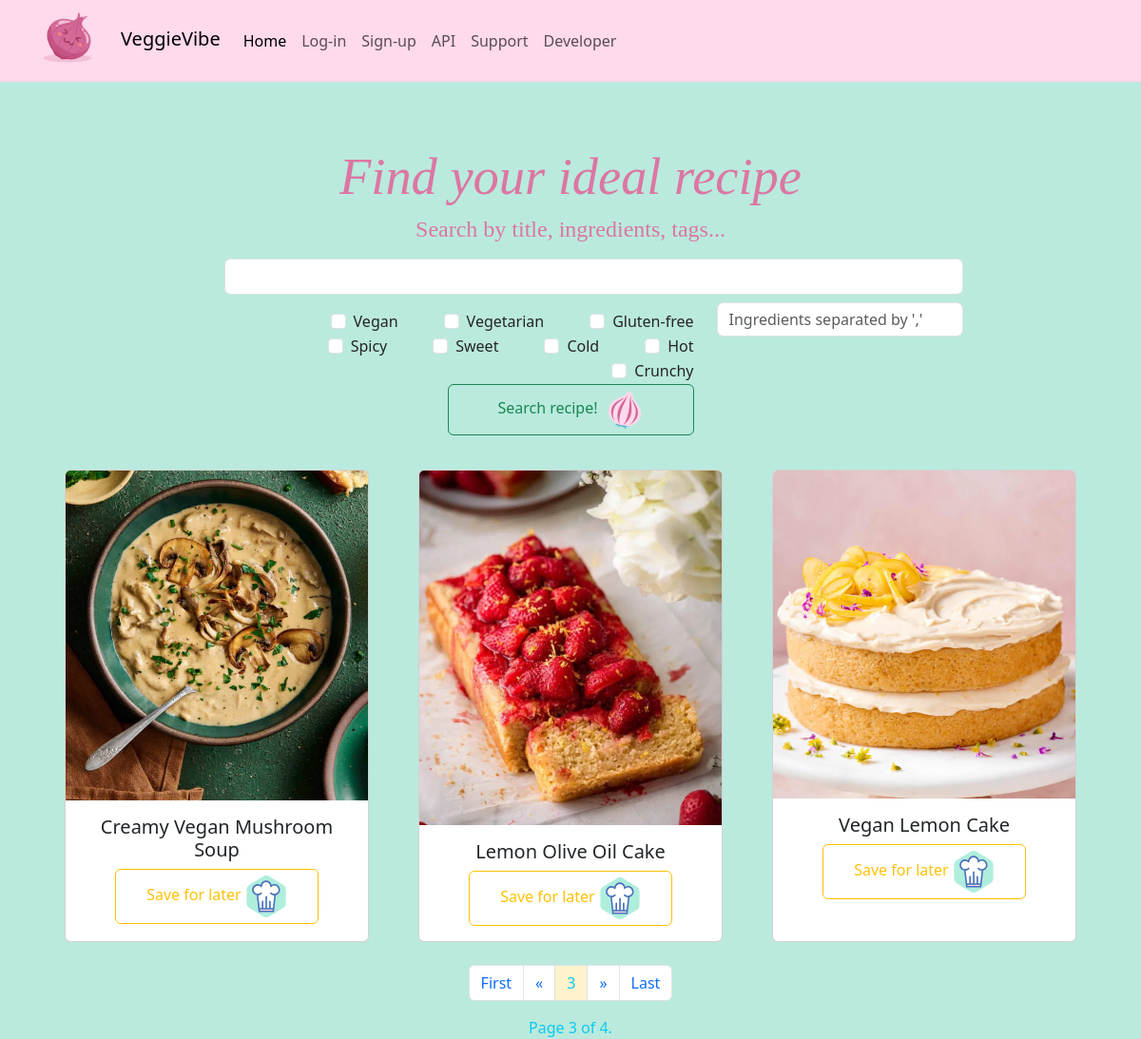
Screenshot of /?&page=3 with the database file from the repository.
### recipes/models.py (models this page shows, shortened)
class Tag(models.Model):
    name = models.CharField(max_length=50)

class Recipe(models.Model):
    title = models.CharField(max_length=100)
    description = models.TextField()
    ingredients = models.TextField()
    steps = models.TextField()
    tags = models.ManyToManyField('Tag', related_name='recipes', blank=True)
    image = models.ImageField(upload_to='recipes/static/recipes/images',default='recipes/static/recipes/images/general/onion_sad.jfif', blank=True)
    creator = models.ForeignKey(get_user_model(), on_delete=models.CASCADE, related_name='created_recipes')
    created_at = models.DateTimeField(auto_now_add=True)

### recipes/views.py (the view)
# urls.py: path("", views.RecipeListView.as_view(), name="recipe_list"),
class RecipeListView(generic.ListView):
    model = Recipe
    paginate_by = 3
    context_object_name = "recipes"  # your own name for the list as a template variable, default is object_list and you can use both
    def get_context_data(self, **kwargs):
        context = super().get_context_data(**kwargs)
        context["tags"] = Tag.objects.all()
        context["tags_selected"] = self.request.GET.getlist("tag", "")
        query = self.request.GET.copy()
        query.pop('page', None)
        context["url_params"] = query.urlencode() + "&"
        return context
    def get_queryset(self):
        queryset = super().get_queryset()
        search_term = self.request.GET.get("title", "")
        if search_term:
            queryset = queryset.filter(title__icontains=search_term)
        tags_selected = self.request.GET.getlist("tag", "")
        for tag in tags_selected:
            queryset = queryset.filter(tags__name=tag)
        ingredients_selected = self.request.GET.get("ingredients", "").split(",")
        for ingredient in ingredients_selected:
            queryset = queryset.filter(ingredients__icontains=ingredient.strip())
        return queryset.distinct().order_by("-created_at")

### recipes/templates/recipes/recipe_list.html (shortened to what this page needs)
{% extends "base.html" %} {% block content %}
{% load static %}
<main>
  <div class="container text-center">
    <div class="me-5 p-1">
      <h2 class="cormorant pt-3 ms-5">Find your ideal recipe</h2>
      <h4 class="cormorant ms-5">Search by title, ingredients, tags...</h4>
      <form class="mb-3 pt-2 ms-5 container d-flex justify-content-center flex-wrap" method="get">
        <input class="form-control w-75 text-center" type="text" name="title" value="{{ request.GET.title }}"/>
        <div class="d-flex flex-wrap justify-content-lg-end justify-content-md- justify-content-start w-50 mt-3">
          {% for tag in tags %}
          <div class="form-check form-check-inline ms-4 me-4">
            <input class="form-check-input" type="checkbox" name="tag" value="{{ tag.name }}" {% if tag.name in tags_selected %}checked {% endif %} >
            <label class="form-check-label" for="inlineCheckbox1">{{ tag.name }}</label>
          </div>
          {% endfor %}
        </div>
        <input class="form-control w-25 mt-2 h-25" type="text" name="ingredients" value="{{ request.GET.ingredients }}" placeholder="Ingredients separated by ','">
        <button type="submit" class="btn btn-outline-success w-25 me-5 mb-3 ">Search recipe!</button>
        <br>
      </form>
    </div>
  <div class="d-flex flex-wrap justify-content-around">
  {% for recipe in page_obj %}
  <div class="card text-center card-hover" style="width: 20rem;">
    <a href="{% url 'recipes:recipe_detail' recipe.id %}">
    {% if recipe.image %}
    <img src="{{ recipe.image.url }}" class="card-img-top" alt="{{recipe.title}} image" height:"290px">
    {% endif %}
    </a>
    <div class="card-body">
      <h5 class="card-title align-self-start">{{ recipe.title }}</h5>
      <div class="d-flex justify-content-center mb-0">
        <a href="#" class="btn btn-outline-warning w-75">Save for later </a>
      </div>
    </div>
  </div>
  {% endfor %}
  </div>
  {% if object_list %}
  <nav class="mt-4 align-self-end" aria-label="Page navigation">
      <ul class="step-links pagination justify-content-center">
          {% if page_obj.has_previous %}
              <li class="page-item"><a class="page-link" href="?{{url_params}}page=1">First</a></li>
              <li class="page-item"><a class="page-link" href="?{{url_params}}page={{ page_obj.previous_page_number }}" aria-label="previous">&laquo;</a></li>
          {% endif %}
          <li class="page-item current"><a class="page-link bg-warning-subtle text-info" href="?page=1">{{ page_obj.number }}</a></li>
  {% endif %}
          {% if page_obj.has_next %}
              <li class="page-item"><a class="page-link" href="?{{url_params}}page={{ page_obj.next_page_number }}" aria-label="next">&raquo;</a></li>
              <li class="page-item"><a class="page-link" href="?{{url_params}}page={{ page_obj.paginator.num_pages}}"> Last</a></li>
          {% endif %}
        </ul>
      </nav>
      <span class="current justify-content-center pagination text-info align-self-end">
        Page {{ page_obj.number }} of {{ page_obj.paginator.num_pages }}.
      </span>
  </div>
</main>
{% endblock %} ```

### recipes/static/recipes/styles.css (style rules this page uses)
body { background-color: rgb(186, 234, 221) !important; color: rgb(37, 36, 36) !important; }
img { max-width: 400px; max-height: auto; }
.cormorant { font-family: "Cormorant Garamond", serif; font-weight: 400 !important; color: #dc76a2; }
h2 { font-style: italic; font-size: 3.4rem !important; }

### rows the page displays
Tag: name "Vegan"
Tag: name "Vegetarian"
Tag: name "Gluten-free"
Tag: name "Spicy"
Tag: name "Sweet"
Tag: name "Cold"
Tag: name "Hot"
Tag: name "Crunchy"
Recipe: image (picture), title "Creamy Vegan Mushroom Soup"
Recipe: image (picture), title "Lemon Olive Oil Cake"
Recipe: image (picture), title "Vegan Lemon Cake"

### other values shown
{{ page_obj.number }} "3"
{{ page_obj.paginator.num_pages }} "4"
